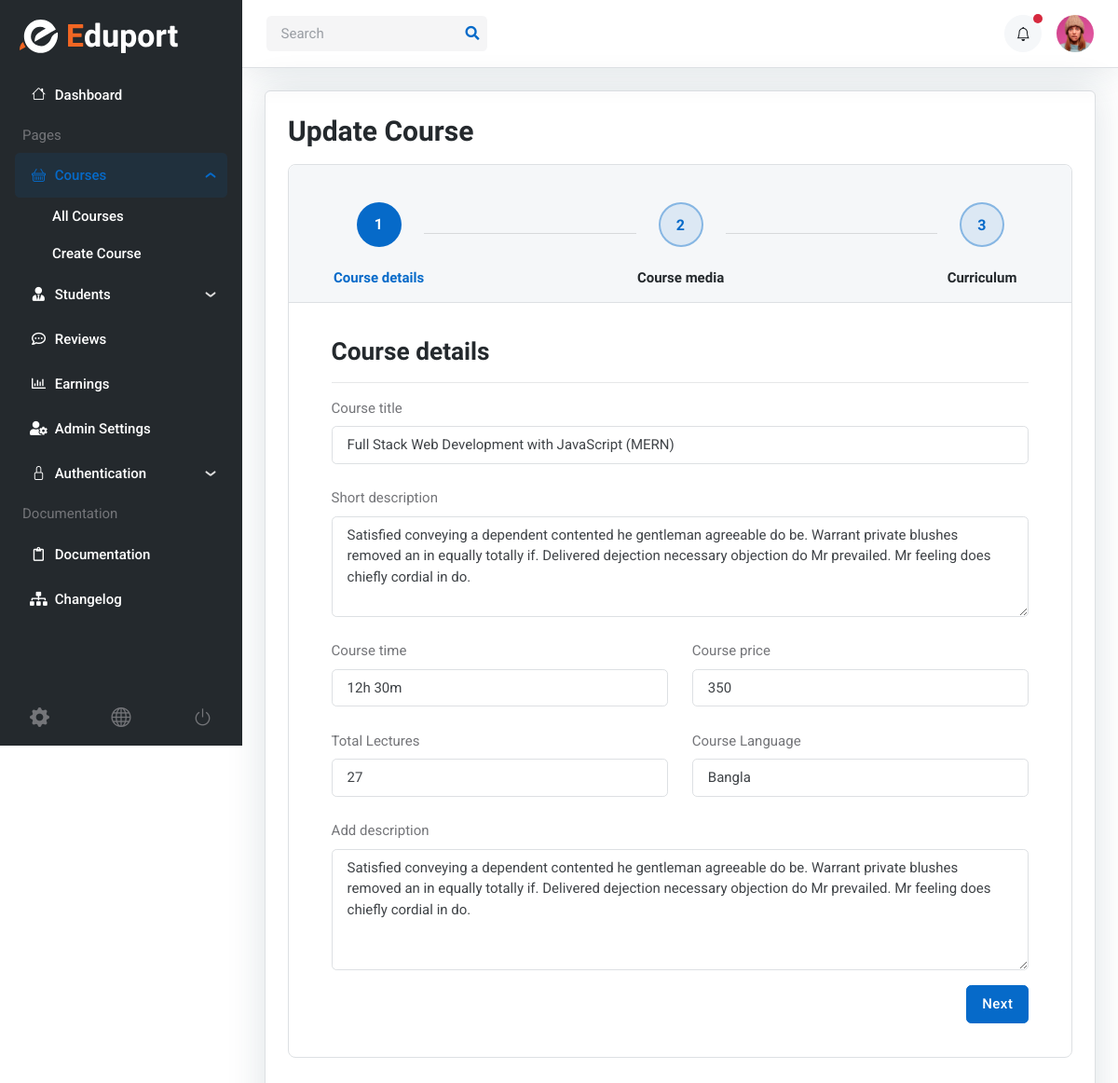
/admin/update_course.php?id=23, run on the app's committed database.
### tables this page shows
CREATE TABLE `lectures` (
  `id` int(11) NOT NULL,
  `course_id` bigint(20) NOT NULL,
  `title` varchar(255) NOT NULL
);

### includes/get_course_by_id.php (called while the page is built, shortened)
<?php
function get_detailed_course($conn, $course_id)
{
  $sql = "
        SELECT
            c.id AS course_id,
            c.title AS course_title,
            c.short_desc AS course_short_desc,
            c.thumbnail AS course_thumbnail,
            c.video AS course_video,
            c.description AS course_description,
            c.duration AS course_duration,
            c.price AS course_price,
            c.total_lectures AS course_total_lectures,
            c.language AS course_language,
            c.updated_at AS course_updated_at,
            l.id AS lecture_id,
            l.title AS lecture_title,
            t.id AS topic_id,
            t.title AS topic_title,
            t.video AS topic_video,
            t.duration AS topic_duration,
            t.price AS topic_price
        FROM
            courses c
        LEFT JOIN
            lectures l ON l.course_id = c.id
        LEFT JOIN
            topics t ON t.lecture_id = l.id
        WHERE
            c.id = ?
    ";
  if ($stmt = $conn->prepare($sql)) {
    $stmt->bind_param("i", $course_id);
    $stmt->execute();
    $result = $stmt->get_result();
    $course = null;
    while ($row = $result->fetch_assoc()) {
      if ($course === null) {
        $course = [
          'id' => $row['course_id'],
          'title' => $row['course_title'],
          'short_desc' => $row['course_short_desc'],
          'thumbnail' => $row['course_thumbnail'],
          'video' => $row['course_video'],
          'description' => $row['course_description'],
          'duration' => $row['course_duration'],
          'price' => $row['course_price'],
          'total_lectures' => $row['course_total_lectures'],
          'language' => $row['course_language'],
          'updated_at' => $row['course_updated_at'],
          'lectures' => [],
        ];
      }
      if (!empty($row['lecture_id'])) {
        $lecture_id = $row['lecture_id'];
        if (!isset($course['lectures'][$lecture_id])) {
          $course['lectures'][$lecture_id] = [
            'id' => $lecture_id,
            'title' => $row['lecture_title'],
            'topics' => [],
          ];
        }
        if (!empty($row['topic_id'])) {
          $course['lectures'][$lecture_id]['topics'][] = [
            'id' => $row['topic_id'],
            'title' => $row['topic_title'],
            'video' => $row['topic_video'],
            'duration' => $row['topic_duration'],
            'price' => $row['topic_price'],
          ];
        }
      }
    }
    return $course;
  } else {
    echo "Error: " . $conn->error;
    return null;
  }
}

### admin/update_course.php (the view, shortened to what this page needs)
<?php
include('../includes/db.php');
include '../includes/get_course_by_id.php';
$course = get_detailed_course($conn, $_GET['id']);
?>
<div class="page-content-wrapper border">
  <h1 class="h3 mb-3">Update Course</h1>
  <div class="card border rounded-3 mb-5">
    <div id="stepper" class="bs-stepper stepper-outline">
      <div class="card-header bg-light border-bottom px-lg-5">
        <div class="bs-stepper-header" role="tablist">
          <div class="step" data-target="#step-1">
            <div class="d-grid text-center align-items-center">
              <button type="button" class="btn btn-link step-trigger mb-0" role="tab" id="steppertrigger1" aria-controls="step-1">
                <span class="bs-stepper-circle">1</span>
              </button>
              <h6 class="bs-stepper-label d-none d-md-block">Course details</h6>
            </div>
          </div>
          <div class="line"></div>
          <div class="step" data-target="#step-2">
            <div class="d-grid text-center align-items-center">
              <button type="button" class="btn btn-link step-trigger mb-0" role="tab" id="steppertrigger2" aria-controls="step-2">
                <span class="bs-stepper-circle">2</span>
              </button>
              <h6 class="bs-stepper-label d-none d-md-block">Course media</h6>
            </div>
          </div>
          <div class="line"></div>
          <div class="step" data-target="#step-3">
            <div class="d-grid text-center align-items-center">
              <button type="button" class="btn btn-link step-trigger mb-0" role="tab" id="steppertrigger3" aria-controls="step-3">
                <span class="bs-stepper-circle">3</span>
              </button>
              <h6 class="bs-stepper-label d-none d-md-block">Curriculum</h6>
            </div>
          </div>
        </div>
      </div>
      <div class="card-body px-1 px-sm-4">
        <div class="bs-stepper-content">
          <form action="../includes/process_update_course.php" method="post" enctype="multipart/form-data">
            <div id="step-1" role="tabpanel" class="content fade" aria-labelledby="steppertrigger1">
              <h4>Course details</h4>
              <hr>
              <div class="row g-4">
                <div class="col-12">
                  <label class="form-label">Course title</label>
                  <input name="title" class="form-control" type="text" placeholder="Enter course title" value="<?= $course['title'] ?>" require>
                </div>
                <div class="col-12">
                  <label class="form-label">Short description</label>
                  <textarea name="short_desc" class="form-control" rows="4" placeholder="Enter keywords" require><?= $course['short_desc'] ?></textarea>
                </div>
                <div class="col-md-6">
                  <label class="form-label">Course time</label>
                  <input name="duration" class="form-control" type="text" placeholder="Enter course time" value="<?= $course['duration'] ?>" require>
                </div>
                <div class="col-md-6">
                  <label class="form-label">Course price</label>
                  <input name="price" type="text" class="form-control" placeholder="Enter course price" value="<?= $course['price'] ?>" require>
                </div>
                <div class="col-md-6">
                  <label class="form-label">Total Lectures</label>
                  <input name="total_lectures" type="text" class="form-control" placeholder="Enter total lectures" value="<?= $course['total_lectures'] ?>" require>
                </div>
                <div class="col-md-6">
                  <label class="form-label">Course Language</label>
                  <input name="language" type="text" class="form-control" placeholder="Enter course language" value="<?= $course['language'] ?>" require>
                </div>
                <div class="col-md-12">
                  <label class="form-label">Add description</label>
                  <textarea name="description" class="form-control" rows="5" placeholder="Enter course description..." require><?= $course['description'] ?></textarea>
                </div>
                <div class="d-flex justify-content-end mt-3 col-md-12">
                  <button type="button" class="btn btn-primary next-btn mb-0">Next</button>
                </div>
              </div>
            </div>
          </form>
        </div>
      </div>
    </div>
  </div>
</div>
<?php
include('../layouts/admin.php');
?>

### data on the page
lectures: title "Full Stack Web Development with JavaScript (MERN)", short_desc "Satisfied conveying a dependent contented he gentleman agreeable do be. Warrant private blushes removed an in equally totally if. Delivered dejection necessary objection do Mr prevailed. Mr feeling does chiefly cordial in do.", duration "12h 30m", price "350", total_lectures "27", language "Bangla", description "Satisfied conveying a dependent contented he gentleman agreeable do be. Warrant private blushes removed an in equally totally if. Delivered dejection necessary objection do Mr prevailed. Mr feeling does chiefly cordial in do."
